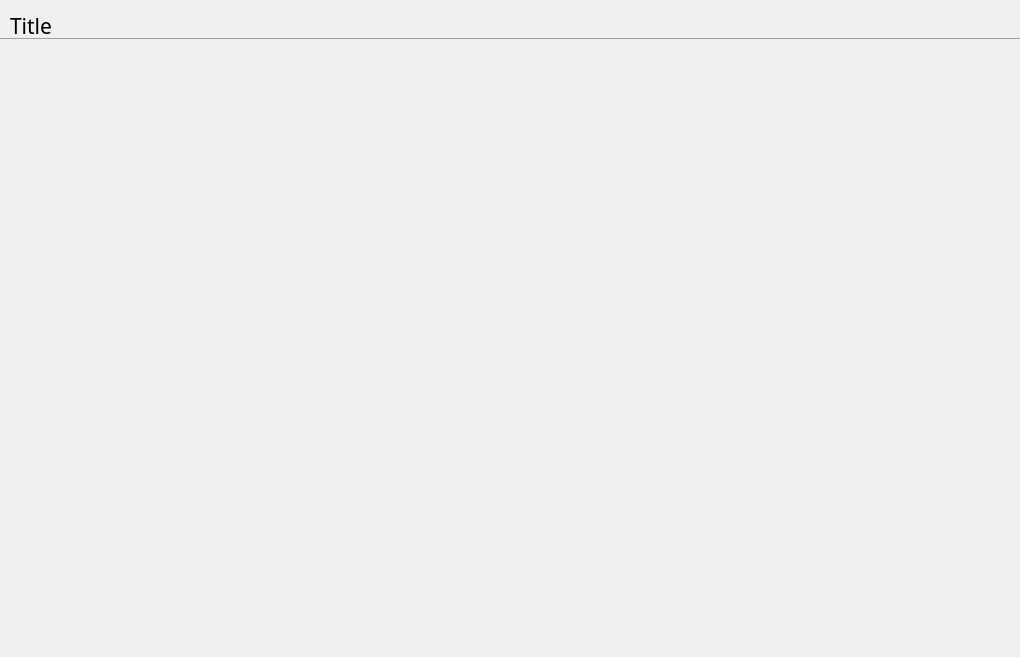
<?xml version="1.0" encoding="UTF-8"?>
<ui version="4.0">
 <class>MainArea</class>
 <widget class="QWidget" name="MainArea">
  <property name="geometry">
   <rect>
    <x>0</x>
    <y>0</y>
    <width>1020</width>
    <height>657</height>
   </rect>
  </property>
  <property name="windowTitle">
   <string>Form</string>
  </property>
  <widget class="QLabel" name="lblTitle">
   <property name="geometry">
    <rect>
     <x>10</x>
     <y>10</y>
     <width>681</width>
     <height>31</height>
    </rect>
   </property>
   <property name="font">
    <font>
     <family>Abyssinica SIL</family>
     <pointsize>16</pointsize>
    </font>
   </property>
   <property name="text">
    <string>Title</string>
   </property>
  </widget>
  <widget class="QLabel" name="lblLine">
   <property name="geometry">
    <rect>
     <x>0</x>
     <y>30</y>
     <width>200000</width>
     <height>17</height>
    </rect>
   </property>
   <property name="minimumSize">
    <size>
     <width>200000</width>
     <height>0</height>
    </size>
   </property>
   <property name="styleSheet">
    <string notr="true"/>
   </property>
   <property name="text">
    <string>&lt;hr&gt;</string>
   </property>
  </widget>
 </widget>
 <resources/>
 <connections/>
</ui>
